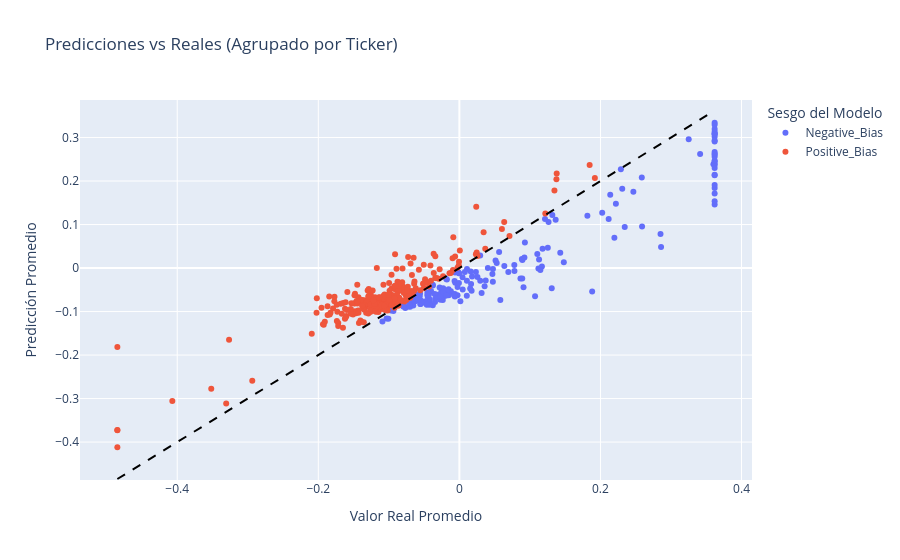

The code cell stored with this chart in its notebook:
### Markdown cell above
Se generan 2 clusters segun las predicciones:
* Positive_Bias: si los residuos son mayores o iguales a cero.
* Negative_Bias: si los residuos son menores a cero.

### Code cell
# Se dividen los datos para predecir el valor de la última fecha disponible para cada ticker en el conjunto de test
X_train = X.iloc[:-len(df['Ticker'].unique())]  # Todos menos la última fecha de cada ticker
y_train = y.iloc[:-len(df['Ticker'].unique())]
X_test = X.iloc[-len(df['Ticker'].unique()):]   # Solo la última fecha de cada ticker
y_test = y.iloc[-len(df['Ticker'].unique()):]

# Recuperar el ticker usando el indice de y_test
tickers_test = df.loc[y_test.index, 'Ticker']

# Predicciones en el conjunto de test
y_pred = pipe.predict(X_test)

# Consolidar resultados individuales en un DataFrame
resultados_df = pd.DataFrame({
    'Ticker': tickers_test,
    'Predicho': y_pred,
    'Real': y_test
})

# Calcular el residuo para cada predicción
resultados_df['Residuo'] = resultados_df['Predicho'] - resultados_df['Real']

# Agrupar por ticker
resultados_agrupados = resultados_df.groupby('Ticker')[['Predicho', 'Real', 'Residuo']].mean()

# Generar el Cluster sobre el promedio de los residuos
resultados_agrupados['Cluster'] = ['Positive_Bias' if r >= 0 else 'Negative_Bias' 
                                   for r in resultados_agrupados['Residuo']]

# Visualizar
fig = px.scatter(
    resultados_agrupados, 
    x='Real', 
    y='Predicho', 
    color='Cluster',
    hover_name=resultados_agrupados.index, 
    labels={'Real':'Valor Real Promedio', 'Predicho':'Predicción Promedio', 'Cluster':'Sesgo del Modelo'},
    title='Predicciones vs Reales (Agrupado por Ticker)'
)

# Línea de identidad perfecta
min_val = resultados_agrupados['Real'].min()
max_val = resultados_agrupados['Real'].max()
fig.add_shape(type='line', x0=min_val, y0=min_val, x1=max_val, y1=max_val,
              line=dict(color='black', dash='dash', width=2))
fig.show()

# Estadísticas por cluster a nivel Ticker
over_mask = resultados_agrupados['Cluster'] == 'Positive_Bias'
under_mask = resultados_agrupados['Cluster'] == 'Negative_Bias'

print("\nEstadísticas por cluster (a nivel de Ticker):")
print(f"Overprediction: {over_mask.sum()} tickers, residuo medio global: {resultados_agrupados.loc[over_mask, 'Residuo'].mean():.4f}")
print(f"Underprediction: {under_mask.sum()} tickers, residuo medio global: {resultados_agrupados.loc[under_mask, 'Residuo'].mean():.4f}")

### Figure 1 — Plotly figure (JSON) as saved in the notebook; plotly's stock layout.template omitted (floating-point values rounded to 4 significant figures; data arrays with more than 128 entries replaced by an {"elided": "..."} marker saying what was removed)
{"data": [{"hovertemplate": "<b>%{hovertext}</b><br><br>Sesgo del Modelo=Negative_Bias<br>Valor Real Promedio=%{x}<br>Predicción Promedio=%{y}<extra></extra>", "hovertext": {"elided": "179 str values"}, "legendgroup": "Negative_Bias", "marker": {"color": "#636efa", "symbol": "circle"}, "mode": "markers", "name": "Negative_Bias", "orientation": "v", "showlegend": true, "type": "scatter", "x": {"elided": "179 float values"}, "xaxis": "x", "y": {"elided": "179 float values"}, "yaxis": "y"}, {"hovertemplate": "<b>%{hovertext}</b><br><br>Sesgo del Modelo=Positive_Bias<br>Valor Real Promedio=%{x}<br>Predicción Promedio=%{y}<extra></extra>", "hovertext": {"elided": "274 str values"}, "legendgroup": "Positive_Bias", "marker": {"color": "#EF553B", "symbol": "circle"}, "mode": "markers", "name": "Positive_Bias", "orientation": "v", "showlegend": true, "type": "scatter", "x": {"elided": "274 float values"}, "xaxis": "x", "y": {"elided": "274 float values"}, "yaxis": "y"}], "layout": {"legend": {"title": {"text": "Sesgo del Modelo"}, "tracegroupgap": 0}, "shapes": [{"line": {"color": "black", "dash": "dash", "width": 2}, "type": "line", "x0": -0.4849, "x1": 0.3619, "y0": -0.4849, "y1": 0.3619}], "title": {"text": "Predicciones vs Reales (Agrupado por Ticker)"}, "xaxis": {"anchor": "y", "domain": [0, 1], "title": {"text": "Valor Real Promedio"}}, "yaxis": {"anchor": "x", "domain": [0, 1], "title": {"text": "Predicción Promedio"}}}}
